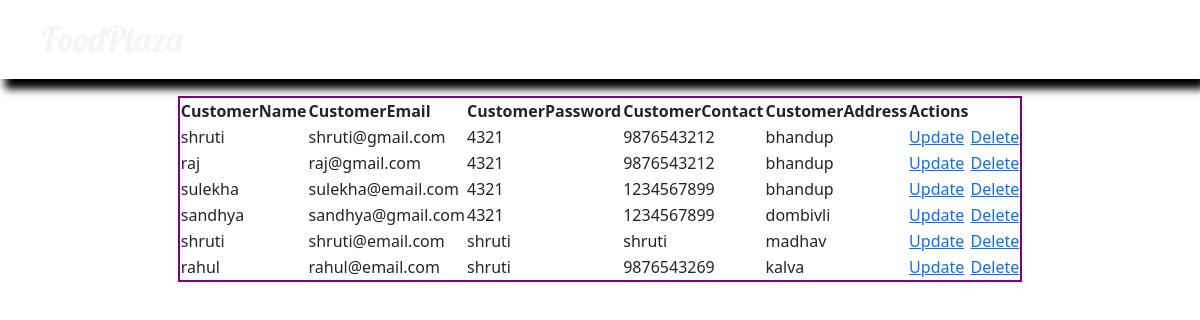
The page /allcustomers/ on the database its author committed.
### food/models.py (models this page shows)
class Customer(models.Model):
    custname = models.CharField(max_length=20)
    custemail = models.CharField(max_length=20)
    custpass = models.CharField(max_length=20)
    custcontact = models.CharField(max_length=10)
    custaddress = models.CharField(max_length=30)
    class Meta:
        db_table = "Customer"
    def __str__(self):
        return self.custname

### food/views.py (the view)
# urls.py: path('allcustomers/', views.allcust),
def allcust(request):
    customers = Customer.objects.all()
    print(customers)
    return render(request, "allcust.html", {"customers": customers})

### template/allcust.html (shortened to what this page needs)
<!DOCTYPE html>
<html lang="en">
<head>
        <link href="../static/CSS/home.css" rel="stylesheet">
        <link href="https://cdn.jsdelivr.net/npm/bootstrap@5.0.2/dist/css/bootstrap.min.css" rel="stylesheet">
</head>
<body>
<nav class="navbar navbar-expand-md fixed-top">
            <div class="container-fluid">
              <a class="navbar-brand" id="brand" href="/home/">FoodPlaza</a>
              <div class="collapse navbar-collapse" id="navbarNavDropdown">
                <ul class="navbar-nav">
                  <li class="nav-item">
                    <a class="nav-link active" id="links" aria-current="page" href="/home/">Home</a>
                  </li>
                  <li class="nav-item">
                    <a class="nav-link" id="links" href="/menu/">Menu</a>
                  </li>
                  <li class="nav-item">
                    <a class="nav-link" id="links" href="/aboutus/">Contact</a>
                  </li>
                    {% if request.session.userid or request.session.adminid %}
                    <li class="nav-item">
                    <a class="nav-link" id="links" href="/logout/">Logout</a>
                  </li>
                    {% else %}
                  <li class="nav-item">
                    <a class="nav-link" id="links" href="/login/">Login</a>
                  </li>
                  <li class="nav-item">
                    <a class="nav-link" id="links" href="/register/">Register</a>
                  </li>
                    {% endif %}
                </ul>
              </div>
            </div>
          </nav>
<br><br><br><br>
<center>
    <table style="border:2px solid purple;padding:10px">
        <tr>
            <th>CustomerName</th>
            <th>CustomerEmail</th>
            <th>CustomerPassword</th>
            <th>CustomerContact</th>
            <th>CustomerAddress</th>
            <th>Actions</th>
            <th> </th>
        </tr>
        {% for i in customers %}
        <tr style="padding:10px">
            <td>{{i.custname}}</td>
            <td>{{i.custemail}}</td>
            <td>{{i.custpass}}</td>
            <td>{{i.custcontact}}</td>
            <td>{{i.custaddress}}</td>
            <td><a href="/updatecustomer/{{i.id}}">Update</a></td>
            <td><a href="/deletecustomer/{{i.id}}">Delete</a></td>
        </tr>
        {% endfor %}
    </table>
</center>
</body>
</html>

### static/CSS/home.css (style rules this page uses)
body { margin: 0; padding: 0; }
nav { box-shadow: 5px 10px 8px black; background-size: cover; background-repeat: no-repeat; background-image: url('../IMG/bg_2.jpg'); }
#links, .dditems, #first, #second, .speciallinks, .footerlinks { font-family: 'Comfortaa', cursive; }
#brand { outline: none; color: whitesmoke; font-size: 35px; padding-left: 30px; font-family: 'Lobster', cursive; }
#links { outline: none; color: white; font-size: 22px; padding-left: 30px; }

### template/allcust.html (style rules this page uses)
body { bgcolor: lightblue; }
th { font-family: 'Lobster' cursive; }

### rows shown on the page
Customer: custname "shruti", custemail "shruti@gmail.com", custpass "4321", custcontact "9876543212", custaddress "bhandup"
Customer: custname "raj", custemail "raj@gmail.com", custpass "4321", custcontact "9876543212", custaddress "bhandup"
Customer: custname "sulekha", custemail "sulekha@email.com", custpass "4321", custcontact "1234567899", custaddress "bhandup"
Customer: custname "sandhya", custemail "sandhya@gmail.com", custpass "4321", custcontact "1234567899", custaddress "dombivli"
Customer: custname "shruti", custemail "shruti@email.com", custpass "shruti", custcontact "shruti", custaddress "madhav"
Customer: custname "rahul", custemail "rahul@email.com", custpass "shruti", custcontact "9876543269", custaddress "kalva"
